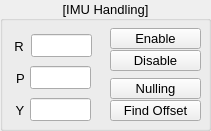
  <widget class="QGroupBox" name="groupBox_3">
   <property name="geometry">
    <rect>
     <x>20</x>
     <y>150</y>
     <width>211</width>
     <height>131</height>
    </rect>
   </property>
   <property name="font">
    <font>
     <pointsize>10</pointsize>
    </font>
   </property>
   <property name="title">
    <string>[IMU Handling]</string>
   </property>
   <property name="alignment">
    <set>Qt::AlignCenter</set>
   </property>
   <widget class="QPushButton" name="BTN_IMU_NULL">
    <property name="geometry">
     <rect>
      <x>110</x>
      <y>78</y>
      <width>91</width>
      <height>21</height>
     </rect>
    </property>
    <property name="font">
     <font>
      <pointsize>10</pointsize>
     </font>
    </property>
    <property name="text">
     <string>Nulling</string>
    </property>
   </widget>
   <widget class="QLineEdit" name="LE_IMU_ROLL">
    <property name="geometry">
     <rect>
      <x>31</x>
      <y>34</y>
      <width>61</width>
      <height>23</height>
     </rect>
    </property>
    <property name="font">
     <font>
      <pointsize>10</pointsize>
     </font>
    </property>
    <property name="text">
     <string/>
    </property>
    <property name="alignment">
     <set>Qt::AlignRight|Qt::AlignTrailing|Qt::AlignVCenter</set>
    </property>
    <property name="readOnly">
     <bool>true</bool>
    </property>
   </widget>
   <widget class="QLabel" name="label_43">
    <property name="geometry">
     <rect>
      <x>11</x>
      <y>38</y>
      <width>16</width>
      <height>16</height>
     </rect>
    </property>
    <property name="font">
     <font>
      <pointsize>10</pointsize>
     </font>
    </property>
    <property name="text">
     <string>R</string>
    </property>
    <property name="alignment">
     <set>Qt::AlignCenter</set>
    </property>
   </widget>
   <widget class="QLabel" name="label_44">
    <property name="geometry">
     <rect>
      <x>10</x>
      <y>70</y>
      <width>21</width>
      <height>16</height>
     </rect>
    </property>
    <property name="font">
     <font>
      <pointsize>10</pointsize>
     </font>
    </property>
    <property name="text">
     <string>P</string>
    </property>
    <property name="alignment">
     <set>Qt::AlignCenter</set>
    </property>
   </widget>
   <widget class="QLabel" name="label_45">
    <property name="geometry">
     <rect>
      <x>10</x>
      <y>100</y>
      <width>20</width>
      <height>20</height>
     </rect>
    </property>
    <property name="font">
     <font>
      <pointsize>10</pointsize>
     </font>
    </property>
    <property name="text">
     <string>Y</string>
    </property>
    <property name="alignment">
     <set>Qt::AlignCenter</set>
    </property>
   </widget>
   <widget class="QPushButton" name="BTN_IMU_FIND_OFFSET">
    <property name="geometry">
     <rect>
      <x>110</x>
      <y>100</y>
      <width>91</width>
      <height>21</height>
     </rect>
    </property>
    <property name="font">
     <font>
      <pointsize>10</pointsize>
     </font>
    </property>
    <property name="text">
     <string>Find Offset</string>
    </property>
   </widget>
   <widget class="QPushButton" name="BTN_IMU_ENABLE">
    <property name="geometry">
     <rect>
      <x>110</x>
      <y>28</y>
      <width>91</width>
      <height>21</height>
     </rect>
    </property>
    <property name="font">
     <font>
      <pointsize>10</pointsize>
     </font>
    </property>
    <property name="text">
     <string>Enable</string>
    </property>
   </widget>
   <widget class="QPushButton" name="BTN_IMU_DISABLE">
    <property name="geometry">
     <rect>
      <x>110</x>
      <y>50</y>
      <width>91</width>
      <height>21</height>
     </rect>
    </property>
    <property name="font">
     <font>
      <pointsize>10</pointsize>
     </font>
    </property>
    <property name="text">
     <string>Disable</string>
    </property>
   </widget>
   <widget class="QLineEdit" name="LE_IMU_PITCH">
    <property name="geometry">
     <rect>
      <x>30</x>
      <y>66</y>
      <width>61</width>
      <height>23</height>
     </rect>
    </property>
    <property name="font">
     <font>
      <pointsize>10</pointsize>
     </font>
    </property>
    <property name="text">
     <string/>
    </property>
    <property name="alignment">
     <set>Qt::AlignRight|Qt::AlignTrailing|Qt::AlignVCenter</set>
    </property>
    <property name="readOnly">
     <bool>true</bool>
    </property>
   </widget>
   <widget class="QLineEdit" name="LE_IMU_YAW">
    <property name="geometry">
     <rect>
      <x>30</x>
      <y>98</y>
      <width>61</width>
      <height>23</height>
     </rect>
    </property>
    <property name="font">
     <font>
      <pointsize>10</pointsize>
     </font>
    </property>
    <property name="text">
     <string/>
    </property>
    <property name="alignment">
     <set>Qt::AlignRight|Qt::AlignTrailing|Qt::AlignVCenter</set>
    </property>
    <property name="readOnly">
     <bool>true</bool>
    </property>
   </widget>
  </widget>
